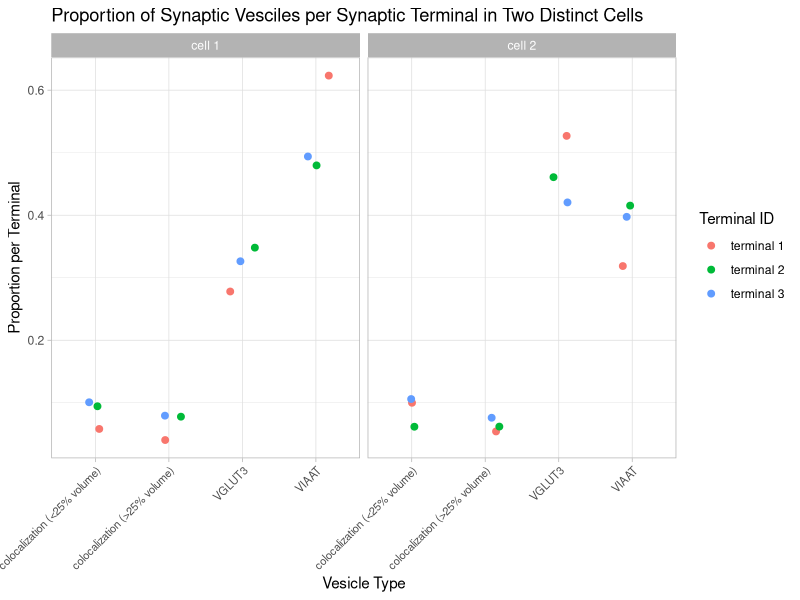

Write R code to recreate this figure.
library(tidyverse)
library(ggplot2)

### ACA: insert text.

dataset_one <- read.csv("synaptic_terminal_data_one.csv")

dataset_two <- read.csv("synaptic_terminal_data_two.csv")

### ACA: insert text. Normalize vesicle type data within each synaptic terminal.

dataset_one_normalized <- dataset_one |> 
  group_by(synaptic.terminal.id) |> 
  mutate(total_vesicles = sum(count),
         proportion = count / total_vesicles) |> 
  ungroup()


dataset_two_normalized <- dataset_two |> 
  group_by(synaptic.terminal.id) |> 
  mutate(total_vesicles = sum(count),
         proportion = count / total_vesicles) |> 
  ungroup()

### ACA: combining the two datasets into one data frame.
### ACA: I used bind_rows(). Not sure if there is a better option.

dataset_all_normalized <-  bind_rows(
  dataset_one_normalized |> mutate(cell = "cell 1"),
  dataset_two_normalized |> mutate(cell = "cell 2")
)

ggplot(dataset_all_normalized, aes(synaptic.vesicle.type, proportion, color = synaptic.terminal.id)) +
  geom_point(size = 2,  position = position_jitter(width = 0.2)) +
  facet_wrap(~ cell) +
  labs(x = "Vesicle Type",
       y = "Proportion per Terminal",
       color = "Terminal ID",
       title = "Proportion of Synaptic Vesciles per Synaptic Terminal in Two Distinct Cells"
  ) +
  theme_light() +
  theme(axis.text.x = element_text(size = 8, angle = 45, hjust = 1))


### ACA: insert text. I am not too familiar with statistical tests, and I wasn't sure what test to use to compare the proportion of synaptic vesicle type between synaptic terminals.
### ACA: I want to compare differences in the proportion of synaptic vesicle type per terminal. Since each synaptic terminal is different, I decided to use a
